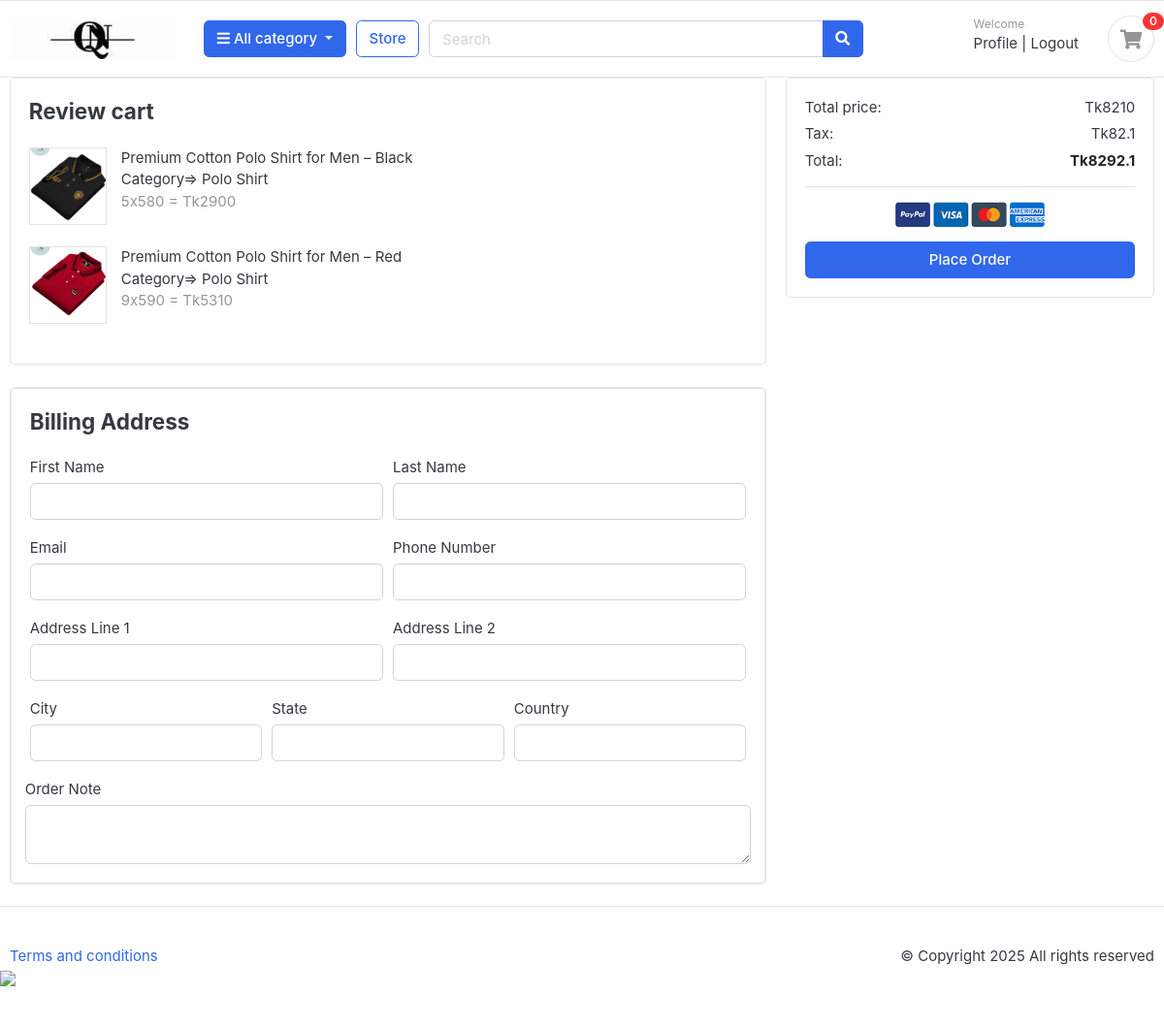
/order/place_order/ (signed in), run on the app's committed database.
### cart/models.py (models this page shows, shortened)
class CartItem(models.Model):
    user = models.ForeignKey(User, on_delete=models.CASCADE, null=True)
    product = models.ForeignKey(Product, on_delete=models.CASCADE)
    cart = models.ForeignKey(Cart, on_delete=models.CASCADE)
    quantity = models.IntegerField()
    is_active = models.BooleanField(default=True)
    def sub_total(self):
        return self.product.price * self.quantity

### store/models.py (models this page shows, shortened)
class Product(models.Model):
    product_name = models.CharField(max_length=100, unique=True)
    slug = models.SlugField(max_length=100, unique=True)
    description = models.TextField(max_length=1000, blank=True)
    price = models.IntegerField()
    image = models.ImageField(upload_to='photos/products')
    stock = models.IntegerField()
    is_available = models.BooleanField(default=True)
    category = models.ForeignKey(Category, on_delete=models.CASCADE)
    created_date = models.DateTimeField(auto_now_add=True)
    modified_date = models.DateTimeField(auto_now=True)

### category/models.py (models this page shows, shortened)
class Category(models.Model):
    category_name = models.CharField(max_length=50, unique=True)
    slug = models.SlugField(max_length=100, unique=True)
    description = models.TextField(max_length=255, blank=True)
    cat_image = models.ImageField(upload_to='photos/categories', blank=True)

### orders/views.py (the view, shortened to what this page needs)
# urls.py: path('place_order/', views.place_order, name='place_order'),
def place_order(request):
    print(request.POST)
    cart_items = None
    tax = 0
    total = 0
    grand_total = 0
    cart_items = CartItem.objects.filter(user=request.user, is_active=True)
    if cart_items.count()<1:
        return redirect('store')
    for item in cart_items:
        total += item.product.price * item.quantity
    tax = (total * 1) / 100
    grand_total = total + tax
    context = {
        'cart_items': cart_items,
        'total': total,
        'tax': tax,
        'grand_total': grand_total
    }
    return render(request, 'orders/place-order.html', context)

### orders/templates/orders/place-order.html (shortened to what this page needs)
{% extends "base.html" %}
{% load static%}
{% block content %}
  <div class="container">
<div class="row">
		<main class="col-md-8">
<article class="card mb-4">
<div class="card-body">
	<h4 class="card-title mb-4">Review cart</h4>
	<div class="row">
    {% for item in cart_items %}
		<div class="col-md-12">
			<figure class="itemside  mb-4">
				<div class="aside"><img src="{{item.product.image.url}}" class="border img-sm"></div>
				<figcaption class="info">
					<p>{{item.product.product_name}}</p>
					<p>Category=> {{item.product.category.category_name}}</p>
					<span class="text-muted">{{item.quantity}}x{{item.product.price}} = Tk{{item.sub_total}}</span>
				</figcaption>
			</figure>
		</div>
    {% endfor %}
	</div>
</div>
</article>
<article class="card mb-4">
<div class="card">
  <div class="card-body">
    <h4 class="card-title mb-4">Billing Address</h4>
    <form action="{% url 'place_order' %}" method="POST">
      <div class="form-row">
        <div class="col form-group">
          <label for="">First Name</label>
          <input type="text" name="first_name" class="form-control" required>
        </div>
        <div class="col form-group">
          <label for="">Last Name</label>
          <input type="text" name="last_name" class="form-control" required>
        </div>
      </div>
      <div class="form-row">
        <div class="col form-group">
          <label for="">Email</label>
          <input type="email" name="email" class="form-control" required>
        </div>
        <div class="col form-group">
          <label for="">Phone Number</label>
          <input type="text" name="phone" class="form-control" required>
        </div>
      </div>
      <div class="form-row">
        <div class="col form-group">
          <label for="">Address Line 1</label>
          <input type="text" name="address_line_1" class="form-control" required>
        </div>
        <div class="col form-group">
          <label for="">Address Line 2</label>
          <input type="text" name="address_line_2" class="form-control">
        </div>
      </div>
      <div class="form-row">
        <div class="col form-group">
          <label for="">City</label>
          <input type="text" name="city" class="form-control" required>
        </div>
        <div class="col form-group">
          <label for="">State</label>
          <input type="text" name="state" class="form-control" required>
        </div>
        <div class="col form-group">
          <label for="">Country</label>
          <input type="text" name="country" class="form-control" required>
        </div>
        </div>
        <div class="form-row">
          <label for="">Order Note</label>
          <textarea name="order_note" rows="2" class="form-control"></textarea>
        </div>
  </div>
</div>
</article>
		</main>
		<aside class="col-md-4">
			<div class="card">
		<div class="card-body">
			<dl class="dlist-align">
			  <dt>Total price:</dt>
			  <dd class="text-right">Tk{{total}}</dd>
			</dl>
			<dl class="dlist-align">
			  <dt>Tax:</dt>
			  <dd class="text-right">Tk{{tax}}</dd>
			</dl>
			<dl class="dlist-align">
			  <dt>Total:</dt>
			  <dd class="text-right text-dark b"><strong>Tk{{grand_total}}</strong></dd>
			</dl>
			<hr>
			<p class="text-center mb-3">
				<img src="{% static 'images/misc/payments.png'%}" height="26">
			</p>
			<button type="submit" class="btn btn-primary btn-block"> Place Order </button>
		</div>
		</div>
		</aside>
	</div>
</div>
{% endblock  %}

### static/css/ui.css (style rules this page uses)
html { font-family: "Inter", sans-serif; font-size: 15px; }
.img-xs, .img-sm, .img-md, .img-lg { -o-object-fit: cover; object-fit: cover; flex-shrink: 0; flex-grow: 0; }
.img-sm { width: 80px; height: 80px; }
figure { margin-bottom: 0; }
article:after, .form-group:after { display: block; clear: both; content: ""; }
.b { font-weight: 600; }
.itemside { position: relative; display: flex; width: 100%; }
.itemside .aside { position: relative; flex-shrink: 0; }
.itemside .info { padding-left: 15px; padding-right: 7px; }
.itemside p { margin-bottom: 0; }
[class*=dlist-] { margin-bottom: 5px; }
[class*=dlist-] dd { margin-bottom: 0; }
.dlist-align { display: flex; }
.dlist-align dt { width: 150px; word-wrap: break-word; font-weight: normal; }
.dlist-align dd { flex-grow: 1; }

### data on the page
CartItem: product.image (picture), product.product_name "Premium Cotton Polo Shirt for Men – Black", product.category.category_name "Polo Shirt", quantity "5", product.price "580", sub_total "2900"
CartItem: product.image (picture), product.product_name "Premium Cotton Polo Shirt for Men – Red", product.category.category_name "Polo Shirt", quantity "9", product.price "590", sub_total "5310"

### other printed values
{{ total }} "8210"
{{ tax }} "82.1"
{{ grand_total }} "8292.1"
